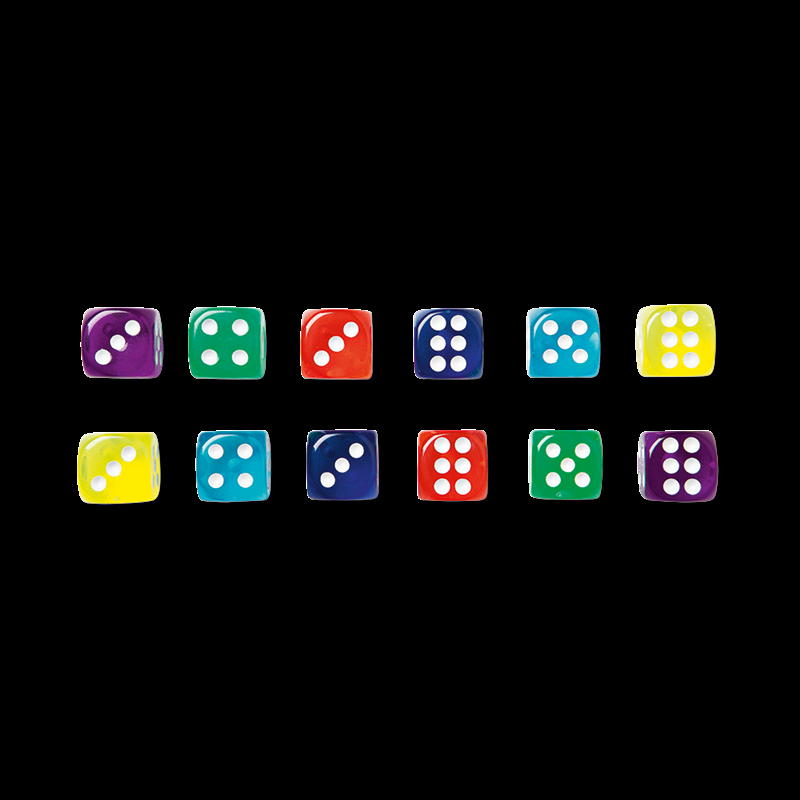
#> input picture dobbelstenen.png, 800 x 800 px
$ python opdracht5.py
#> lines starting #> are read from the running program, lines starting #| are printed output that depends on the picture; after the words box and inside, x2 and y2 are one past the last pixel; in counts of white or black regions, pixels touching at a corner belong together
import cv2 as cv
import numpy as np
result = []
#first we need to calculate the RIO(region of interest) for the dice
frame = cv.imread('dobbelstenen.png')
#> frame is the input picture: shape (800, 800, 3); mean B, G, R 12.7, 14.2, 13.3
grey = cv.cvtColor(frame, cv.COLOR_RGB2GRAY)
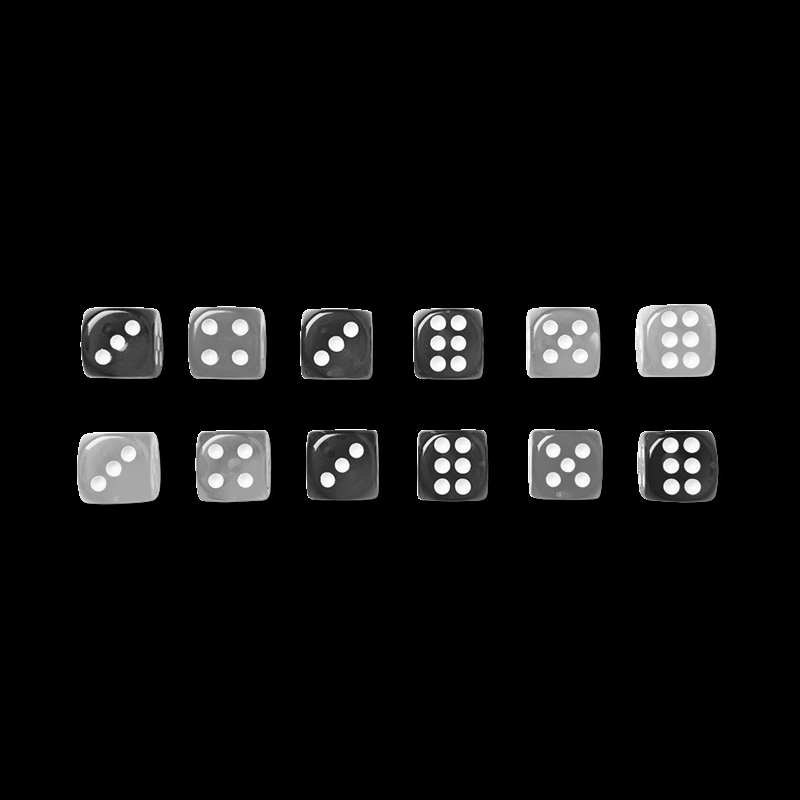
#> grey: shape (800, 800); min 0, max 255, mean 13.6
#make image binary based on a threshold(180 in this case) 255 is color for true
ret, thresh = cv.threshold(grey, 8, 255, cv.THRESH_BINARY)
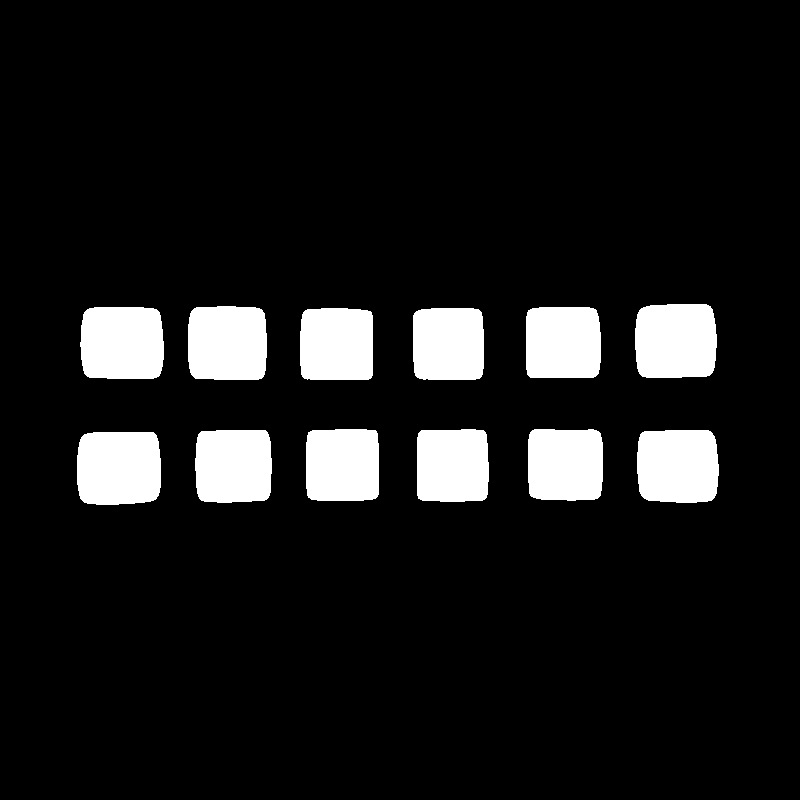
#> thresh: shape (800, 800); 10% white; 12 white regions
contours, hierarchy = cv.findContours(thresh,cv.RETR_TREE,cv.CHAIN_APPROX_SIMPLE)
#> contours = 12 contours; largest, box (x1, y1, x2, y2) and area: (77, 432, 161, 505) 5646, (635, 304, 717, 378) 5554, (80, 307, 164, 379) 5550, (637, 430, 719, 503) 5449, (188, 306, 267, 380) 5432
hierarchy = hierarchy[0]
#cv.drawContours(frame, contours, -1, (0,255,0), 3)
#print("contours: ", len(contours))
#go over found contours, which represent the dice, we will redo detection for this
for cnr in range(len(contours)):
        cnt = contours[cnr]
        x,y,w,h = cv.boundingRect(contours[cnr])
        #cv.imshow("blurdie", blurdie)
        die = grey[y:y+h, x:x+w]
        #do something with the inner contours
        ret, thresh = cv.threshold(die, 200, 255, cv.THRESH_BINARY)
        #cv.imshow("tres", thresh)
        contours2, hierarchy2 = cv.findContours(thresh,cv.RETR_TREE,cv.CHAIN_APPROX_SIMPLE)
        print(str(cnr) + " contours2: ", len(contours2))
        #cv.drawContours(die, contours2, -1, (0,0,0), 3)
        #cv.imshow("die", die)
        #cv.imshow('screen1',frame)
        k = cv.waitKey(0)
        cv.destroyAllWindows()
        total = 0


        #getting the inner eyes for each dice detected
        for cnr2 in range(len(contours2)):
            cnt2 = contours2[cnr2]
            area = cv.contourArea(cnt2)
            print(area)
            if area > 100:
                perimeter = cv.arcLength(cnt2, True)
                if perimeter > 0:
                    vormfactor = 4 * np.pi * area / perimeter ** 2
                    print(vormfactor)
                    if vormfactor > 0.50:
                        total = total + 1
                    # [7 lines of commented-out code are left out]
        result.append(total)
#> this loop made 12 passes; (key Esc is pressed on pass 1)
#> (x, y, w, h) on passes 1 to 12: (77, 432, 84, 73), (637, 430, 82, 73), (195, 430, 77, 73), (528, 429, 75, 72), (417, 429, 72, 73), (306, 429, 73, 72), (413, 308, 71, 72), (300, 308, 73, 72), (526, 307, 75, 71), (80, 307, 84, 72), (188, 306, 79, 74), (635, 304, 82, 74)
#> (printed output is left out)
#> pass 1, `die = grey[y:y+h, x:x+w]`:
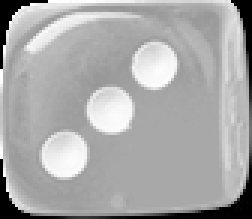
#> die: shape (73, 84) (shown 3 times larger); min 0, max 255, mean 169.2
#> pass 1, `ret, thresh = cv.threshold(die, 200, 255, cv.THRESH_BINARY)`:
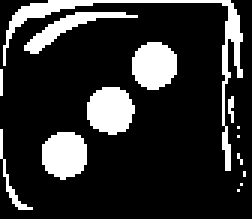
#> thresh: shape (73, 84) (shown 3 times larger); 18.2% white; 14 white regions (8 under 20 px), largest, box (x1, y1, x2, y2) and area: (1, 0, 81, 57) 321, (29, 29, 45, 45) 199, (14, 44, 29, 60) 192, (44, 14, 59, 30) 190, (8, 4, 46, 18) 139, (0, 43, 11, 70) 44
#> pass 2, `ret, thresh = cv.threshold(die, 200, 255, cv.THRESH_BINARY)`:
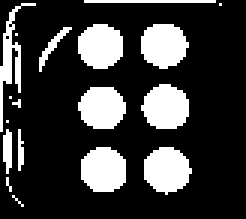
#> thresh: shape (73, 82) (shown 3 times larger); 23.2% white; 18 white regions (7 under 20 px), largest, box (x1, y1, x2, y2) and area: (48, 49, 64, 65) 189, (47, 28, 63, 43) 186, (27, 49, 42, 64) 186
#> after the loop:
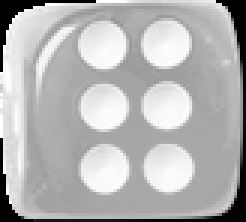
#> die: shape (74, 82) (shown 3 times larger); min 0, max 255, mean 179.6
#> after the loop:
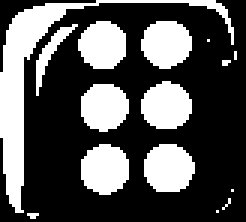
#> thresh: shape (74, 82) (shown 3 times larger); 33.5% white; 15 white regions (7 under 20 px), largest, box (x1, y1, x2, y2) and area: (0, 0, 78, 71) 672, (48, 48, 65, 64) 218, (27, 48, 43, 65) 215
#> after the loop, result = [3, 6, 4, 5, 6, 3, 6, 3, 5, 3, 4, 6]
result.sort()
#cv.imshow('screen1',frame)
k = cv.waitKey(0)
#> (key Esc is pressed here)
cv.destroyAllWindows()
#print("total dices: ",len(result))
print(result)
#| [3, 3, 3, 3, 4, 4, 5, 5, 6, 6, 6, 6]
